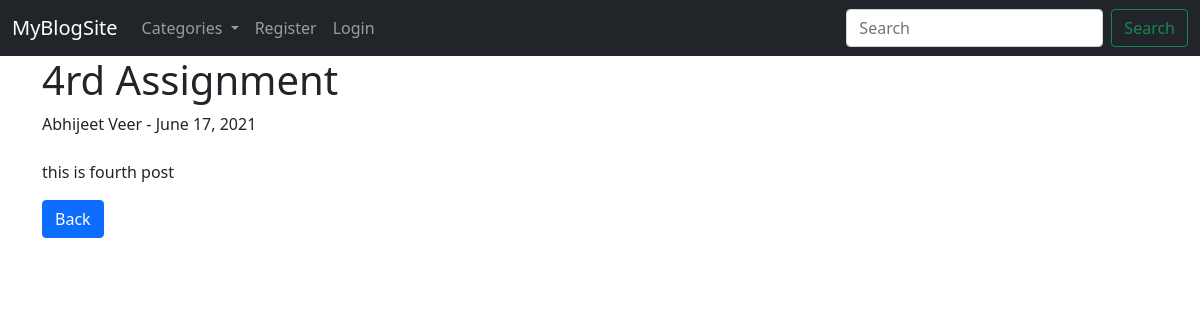
Page /article/5 on the committed database.
### theblog/models.py (models this page shows, shortened)
class Post(models.Model):
    title=models.CharField(max_length=255)
    title_tag=models.CharField(max_length=255, default="")
    author=models.ForeignKey(User,on_delete=models.CASCADE)
    body=models.TextField()
    post_date=models.DateField(auto_now_add=True)
    category=models.CharField(max_length=255, default="programming")

### theblog/views.py (the view)
# urls.py: path('article/<int:pk>', ArticleDetailView.as_view(), name='article-detail'),
class ArticleDetailView(generic.DetailView):
    model=Post
    template_name= 'article.html'
    def get_context_data(self, *args, **kwargs):
        cat_menu= Category.objects.all()
        context= super(ArticleDetailView,self).get_context_data(*args, **kwargs)
        context["cat_menu"]=cat_menu
        return context

### theblog/models.py (called while the page is built)
    def __str__(self):
        return self.name

### theblog/templates/article.html (shortened to what this page needs)
{% extends 'base.html' %}
{% block content %}
<h1>{{ post.title }}</h1>
<div>{{ post.author.first_name }} {{post.author.last_name}} - {{post.post_date}}</div>
    <br><p class="article-content">{{ post.body }}</p><a href="{% url 'home' %}" class="btn btn-primary">Back</a>
{% endblock %}

### rows in the picture
Post: title "4rd Assignment", author.first_name "Abhijeet", author.last_name "Veer", post_date "June 17, 2021", body "this is fourth post"
